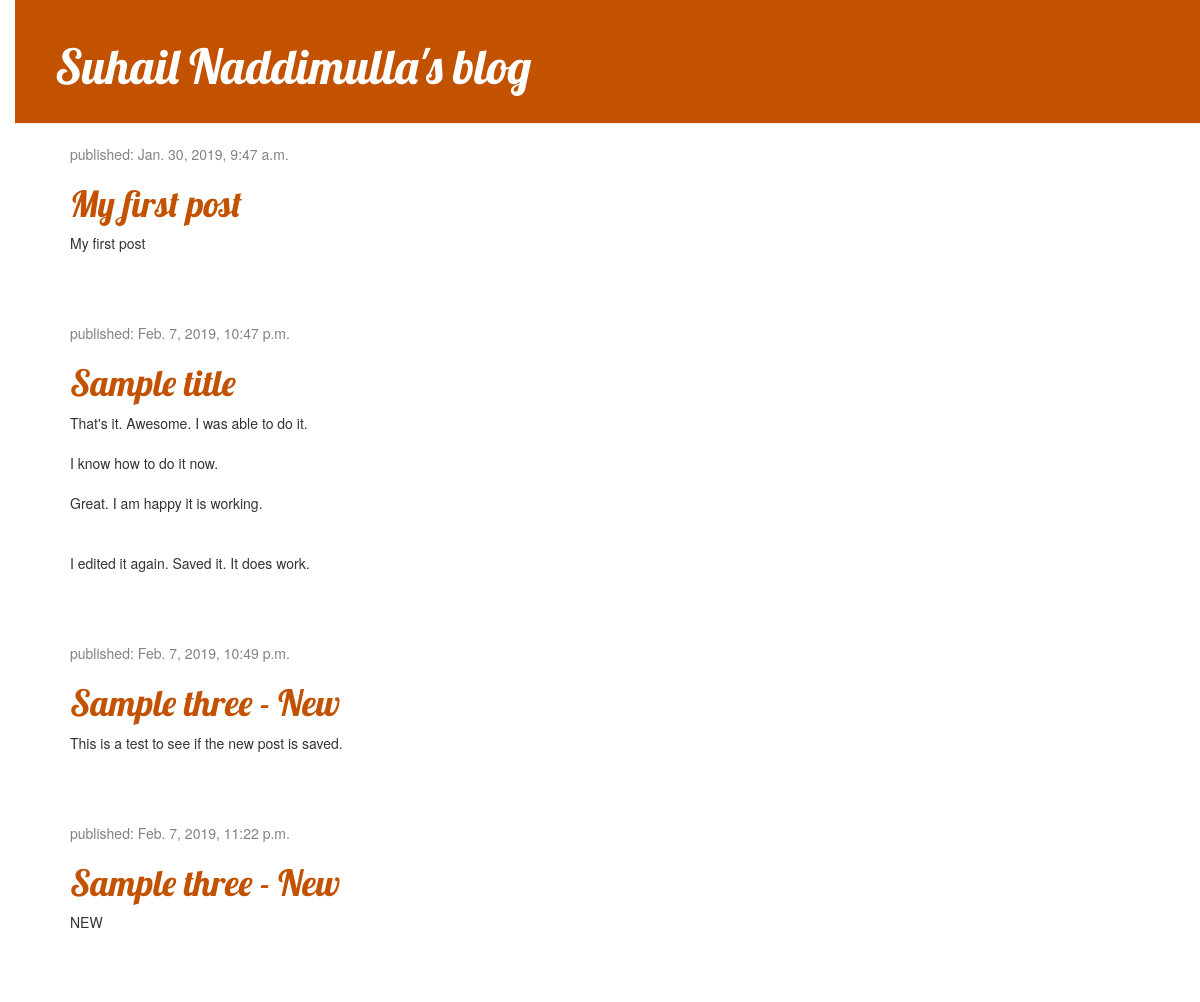
The page / on the database its author committed.
### blog/models.py (models this page shows, shortened)
class Post(models.Model):
    author = models.ForeignKey(settings.AUTH_USER_MODEL, on_delete=models.CASCADE)
    title = models.CharField(max_length=200)
    text = models.TextField()
    created_date = models.DateTimeField(default=timezone.now)
    published_date = models.DateTimeField(blank=True, null=True)

### blog/views.py (the view)
# urls.py: path('', views.post_list, name='post_list'),
def post_list(request):
    posts = Post.objects.filter(published_date__lte=timezone.now()).order_by('published_date')
    return render(request, 'blog/post_list.html', {'posts': posts})

### blog/templates/blog/post_list.html
{% extends 'blog/base.html' %}
{% block content %}
    {% for post in posts %}
        <div class="post">
            <div class="date">
                <p>published: {{ post.published_date }}</p>
            </div>
            <h1><a href="{% url 'post_detail' pk=post.pk %}">{{ post.title }}</a></h1>
            <p>{{ post.text|linebreaksbr }}</p>
        </div>
    {% endfor %}
{% endblock %}

### blog/templates/blog/base.html (shortened to what this page needs)
{% load static %}
<html>
    <head>
        <link rel="stylesheet" href="//maxcdn.bootstrapcdn.com/bootstrap/3.2.0/css/bootstrap.min.css">
        <link rel="stylesheet" href="//maxcdn.bootstrapcdn.com/bootstrap/3.2.0/css/bootstrap-theme.min.css">
        <link rel="stylesheet" href="{% static 'css/blog.css' %}">
    </head>
    <body>
        <div class="page-header">
            <h1><a href="/">Suhail Naddimulla's blog</a></h1>
        </div>
        <div class="content container">
            <div class="row">
                <div class="col-md-8">
                {% block content %}
                {% endblock %}
                </div>
            </div>
        </div>
    </body>
</html>

### blog/static/css/blog.css (style rules this page uses)
h1 a, h2 a { color: #C25100; font-family: 'Lobster'; }
body { padding-left: 15px; }
.page-header { background-color: #C25100; margin-top: 0; padding: 20px 20px 20px 40px; }
.page-header h1, .page-header h1 a, .page-header h1 a:visited, .page-header h1 a:active { color: #ffffff; font-size: 36pt; text-decoration: none; }
.content { margin-left: 40px; }
h1, h2, h3, h4 { font-family: 'Lobster', cursive; }
.date { color: #828282; }
.post { margin-bottom: 70px; }

### rows shown on the page
Post: published_date "Jan. 30, 2019, 9:47 a.m.", title "My first post", text "My first post"
Post: published_date "Feb. 7, 2019, 10:47 p.m.", title "Sample title", text "That's it. Awesome. I was able to do it. I know how to do it now. Great. I am happy it is working. I edited it again. Saved it. It does work."
Post: published_date "Feb. 7, 2019, 10:49 p.m.", title "Sample three - New", text "This is a test to see if the new post is saved."
Post: published_date "Feb. 7, 2019, 11:22 p.m.", title "Sample three - New", text "NEW"
